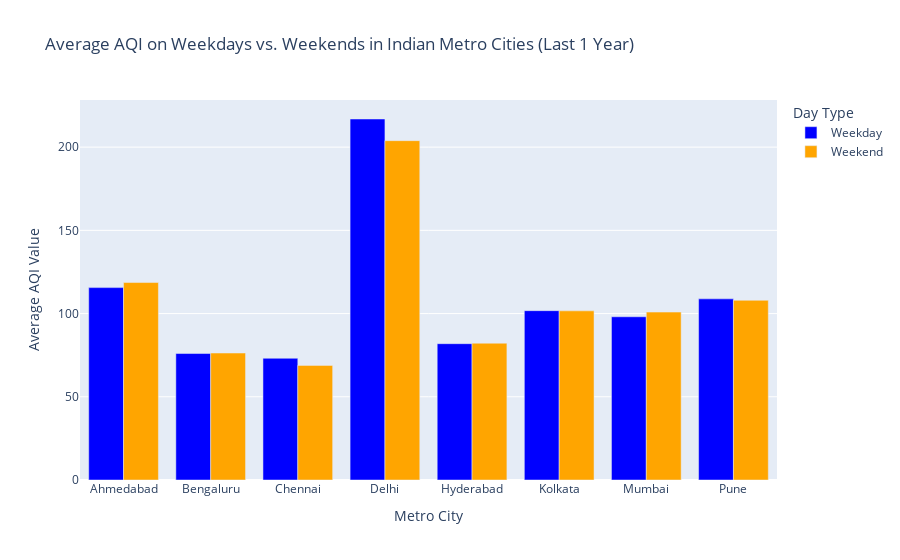
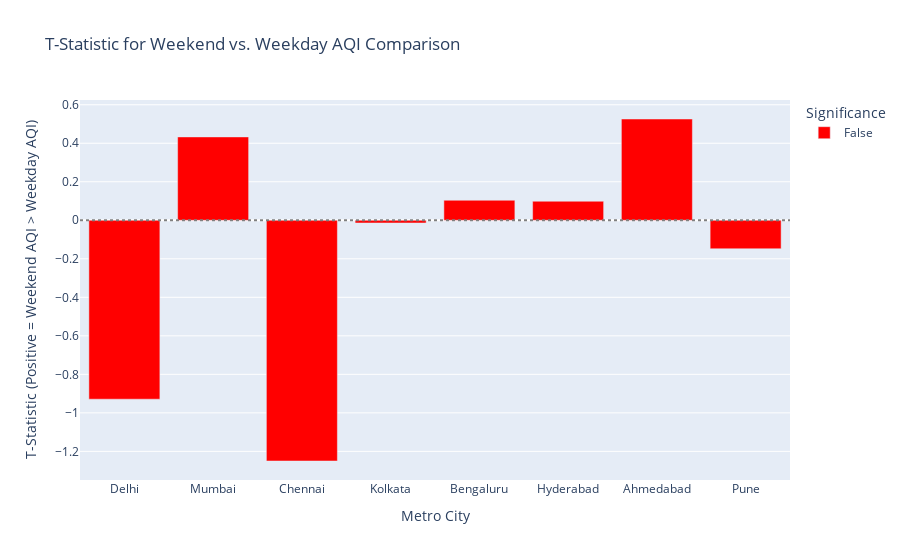
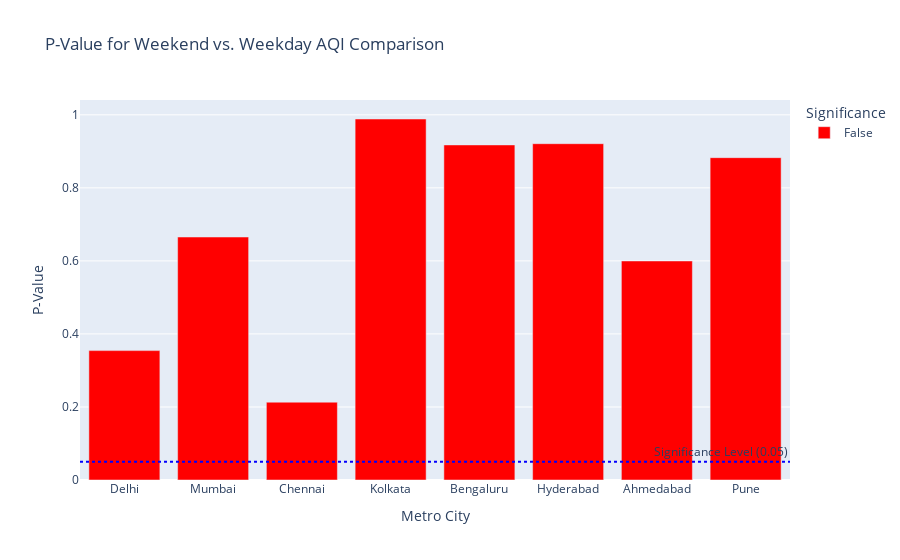

The notebook cell these images were saved under, in order:
### Code cell
import pandas as pd
from scipy import stats
import os
import plotly.express as px
import plotly.io as pio

pio.renderers.default = "plotly_mimetype"

# --- Configuration (from your existing code) ---
csv_file_path = r"D:\Career\Projects\Data Analyst\AirPure Innovations\data\processed\csv\aqi_clean.csv"
output_dir = r"D:\Career\Projects\Data Analyst\AirPure Innovations\data\processed\csv"
metro_cities = [
    "Delhi", "Mumbai", "Chennai", "Kolkata",
    "Bengaluru", "Hyderabad", "Ahmedabad", "Pune"
]

# --- Data Loading and Initial Cleaning (from your existing code) ---
aqi_df = pd.DataFrame() # Initialize to avoid NameError
if not os.path.exists(csv_file_path):
    print(f"Error: CSV file not found at {csv_file_path}")
    print("Please ensure the file path is correct and the file exists.")
else:
    try:
        aqi_df = pd.read_csv(csv_file_path, encoding='latin1')
        aqi_df.columns = aqi_df.columns.str.strip().str.lower()
        if 'aqi_value' in aqi_df.columns:
            aqi_df = aqi_df.rename(columns={'aqi_value': 'aqi'})
        required_cols = {'date', 'area', 'aqi'}
        missing_cols = required_cols - set(aqi_df.columns)
        if missing_cols:
            raise ValueError(f"The input data must contain these columns: {missing_cols}")
        aqi_df['date'] = pd.to_datetime(aqi_df['date'], errors='coerce')
        aqi_df = aqi_df.dropna(subset=['date'])
        aqi_df['aqi'] = pd.to_numeric(aqi_df['aqi'], errors='coerce')
        aqi_df = aqi_df.dropna(subset=['aqi'])
    except Exception as e:
        print(f"An error occurred during data loading or initial processing: {e}")

# --- Data Filtering and Transformation (from your existing code) ---
if not aqi_df.empty:
    today = pd.Timestamp.now().normalize()
    one_year_ago = today - pd.DateOffset(years=1)
    recent_data = aqi_df[aqi_df['date'] >= one_year_ago].copy()
    metro_df = recent_data[recent_data['area'].isin(metro_cities)].copy()
    metro_df['day_of_week'] = metro_df['date'].dt.dayofweek
    metro_df['is_weekend'] = metro_df['day_of_week'].apply(lambda x: 1 if x >= 5 else 0)
    metro_df['day_type'] = metro_df['is_weekend'].map({1: 'Weekend', 0: 'Weekday'})

    # --- Calculate Average AQI for Weekday vs Weekend ---
    avg_aqi_df = metro_df.groupby(['area', 'day_type'])['aqi'].mean().reset_index()
    avg_aqi_df.rename(columns={'aqi': 'average_aqi'}, inplace=True)

    # --- Visualization: Average AQI Bar Chart ---
    fig_avg_aqi = px.bar(
        avg_aqi_df,
        x='area',
        y='average_aqi',
        color='day_type',
        barmode='group',
        title='Average AQI on Weekdays vs. Weekends in Indian Metro Cities (Last 1 Year)',
        labels={
            'area': 'Metro City',
            'average_aqi': 'Average AQI Value',
            'day_type': 'Day Type'
        },
        color_discrete_map={'Weekday': 'blue', 'Weekend': 'orange'},
        hover_data={'average_aqi': ':.2f'}
    )

    fig_avg_aqi.update_layout(
        xaxis_title="Metro City",
        yaxis_title="Average AQI Value",
        legend_title_text='Day Type',
        hovermode="x unified"
    )
    fig_avg_aqi.show()

    # --- Perform T-test for each city (from your existing code) ---
    significance_results = []
    for city in metro_cities:
        weekend_aqi = metro_df[(metro_df['area'] == city) & (metro_df['is_weekend'] == 1)]['aqi']
        weekday_aqi = metro_df[(metro_df['area'] == city) & (metro_df['is_weekend'] == 0)]['aqi']
        if len(weekend_aqi) > 1 and len(weekday_aqi) > 1:
            t_stat, p_value = stats.ttest_ind(weekend_aqi, weekday_aqi, equal_var=False)
            significance_results.append({
                'area': city,
                't_statistic': round(t_stat, 3),
                'p_value': round(p_value, 4),
                'is_significant': p_value < 0.05
            })
        else:
            significance_results.append({
                'area': city,
                't_statistic': None,
                'p_value': None,
                'is_significant': False
            })
    significance_df = pd.DataFrame(significance_results)

    # --- Visualization: T-Statistic and Significance ---
    significance_df['is_significant_str'] = significance_df['is_significant'].astype(str)

    fig_t_stat = px.bar(
        significance_df,
        x='area',
        y='t_statistic',
        color='is_significant_str',
        color_discrete_map={'True': 'green', 'False': 'red'},
        title='T-Statistic for Weekend vs. Weekday AQI Comparison',
        labels={
            'area': 'Metro City',
            't_statistic': 'T-Statistic',
            'is_significant_str': 'Statistically Significant (p < 0.05)'
        },
        hover_data=['p_value']
    )
    fig_t_stat.add_hline(y=0, line_dash="dot", line_color="gray")
    fig_t_stat.update_layout(
        xaxis_title="Metro City",
        yaxis_title="T-Statistic (Positive = Weekend AQI > Weekday AQI)",
        bargap=0.2,
        showlegend=True,
        legend_title_text='Significance'
    )
    fig_t_stat.show()

    # --- Visualization: P-Value and Significance ---
    fig_p_value = px.bar(
        significance_df,
        x='area',
        y='p_value',
        color='is_significant_str',
        color_discrete_map={'True': 'green', 'False': 'red'},
        title='P-Value for Weekend vs. Weekday AQI Comparison',
        labels={
            'area': 'Metro City',
            'p_value': 'P-Value',
            'is_significant_str': 'Statistically Significant (p < 0.05)'
        },
        hover_data=['t_statistic']
    )
    fig_p_value.add_hline(y=0.05, line_dash="dot", line_color="blue", annotation_text="Significance Level (0.05)", annotation_position="top right")
    fig_p_value.update_layout(
        xaxis_title="Metro City",
        yaxis_title="P-Value",
        bargap=0.2,
        showlegend=True,
        legend_title_text='Significance'
    )
    fig_p_value.show()

else:
    print("No data processed due to errors or empty input DataFrame.")

### Figure 1 — Plotly figure (JSON) as saved in the notebook; plotly's stock layout.template omitted (floating-point values rounded to 4 significant figures)
{"data": [{"alignmentgroup": "True", "hovertemplate": "Day Type=Weekday<br>Metro City=%{x}<br>Average AQI Value=%{y:.2f}<extra></extra>", "legendgroup": "Weekday", "marker": {"color": "blue", "pattern": {"shape": ""}}, "name": "Weekday", "offsetgroup": "Weekday", "orientation": "v", "showlegend": true, "textposition": "auto", "type": "bar", "x": ["Ahmedabad", "Bengaluru", "Chennai", "Delhi", "Hyderabad", "Kolkata", "Mumbai", "Pune"], "xaxis": "x", "y": [115.6, 75.99, 73.14, 216.9, 81.91, 101.7, 98.08, 108.8], "yaxis": "y"}, {"alignmentgroup": "True", "hovertemplate": "Day Type=Weekend<br>Metro City=%{x}<br>Average AQI Value=%{y:.2f}<extra></extra>", "legendgroup": "Weekend", "marker": {"color": "orange", "pattern": {"shape": ""}}, "name": "Weekend", "offsetgroup": "Weekend", "orientation": "v", "showlegend": true, "textposition": "auto", "type": "bar", "x": ["Ahmedabad", "Bengaluru", "Chennai", "Delhi", "Hyderabad", "Kolkata", "Mumbai", "Pune"], "xaxis": "x", "y": [118.6, 76.29, 68.87, 203.9, 82.2, 101.6, 100.9, 108.0], "yaxis": "y"}], "layout": {"barmode": "group", "hovermode": "x unified", "legend": {"title": {"text": "Day Type"}, "tracegroupgap": 0}, "title": {"text": "Average AQI on Weekdays vs. Weekends in Indian Metro Cities (Last 1 Year)"}, "xaxis": {"anchor": "y", "domain": [0, 1], "title": {"text": "Metro City"}}, "yaxis": {"anchor": "x", "domain": [0, 1], "title": {"text": "Average AQI Value"}}}}

### Figure 2 — Plotly figure (JSON) as saved in the notebook; plotly's stock layout.template omitted (floating-point values rounded to 4 significant figures)
{"data": [{"customdata": [[0.3543], [0.6654], [0.2131], [0.9886], [0.9176], [0.921], [0.5998], [0.8827]], "hovertemplate": "Statistically Significant (p < 0.05)=False<br>Metro City=%{x}<br>T-Statistic=%{y}<br>p_value=%{customdata[0]}<extra></extra>", "legendgroup": "False", "marker": {"color": "red", "pattern": {"shape": ""}}, "name": "False", "orientation": "v", "showlegend": true, "textposition": "auto", "type": "bar", "x": ["Delhi", "Mumbai", "Chennai", "Kolkata", "Bengaluru", "Hyderabad", "Ahmedabad", "Pune"], "xaxis": "x", "y": [-0.929, 0.433, -1.25, -0.014, 0.104, 0.099, 0.526, -0.148], "yaxis": "y"}], "layout": {"bargap": 0.2, "barmode": "relative", "legend": {"title": {"text": "Significance"}, "tracegroupgap": 0}, "shapes": [{"line": {"color": "gray", "dash": "dot"}, "type": "line", "x0": 0, "x1": 1, "xref": "x domain", "y0": 0, "y1": 0, "yref": "y"}], "showlegend": true, "title": {"text": "T-Statistic for Weekend vs. Weekday AQI Comparison"}, "xaxis": {"anchor": "y", "domain": [0, 1], "title": {"text": "Metro City"}}, "yaxis": {"anchor": "x", "domain": [0, 1], "title": {"text": "T-Statistic (Positive = Weekend AQI > Weekday AQI)"}}}}

### Figure 3 — Plotly figure (JSON) as saved in the notebook; plotly's stock layout.template omitted (floating-point values rounded to 4 significant figures)
{"data": [{"customdata": [[-0.929], [0.433], [-1.25], [-0.014], [0.104], [0.099], [0.526], [-0.148]], "hovertemplate": "Statistically Significant (p < 0.05)=False<br>Metro City=%{x}<br>P-Value=%{y}<br>t_statistic=%{customdata[0]}<extra></extra>", "legendgroup": "False", "marker": {"color": "red", "pattern": {"shape": ""}}, "name": "False", "orientation": "v", "showlegend": true, "textposition": "auto", "type": "bar", "x": ["Delhi", "Mumbai", "Chennai", "Kolkata", "Bengaluru", "Hyderabad", "Ahmedabad", "Pune"], "xaxis": "x", "y": [0.3543, 0.6654, 0.2131, 0.9886, 0.9176, 0.921, 0.5998, 0.8827], "yaxis": "y"}], "layout": {"annotations": [{"showarrow": false, "text": "Significance Level (0.05)", "x": 1, "xanchor": "right", "xref": "x domain", "y": 0.05, "yanchor": "bottom", "yref": "y"}], "bargap": 0.2, "barmode": "relative", "legend": {"title": {"text": "Significance"}, "tracegroupgap": 0}, "shapes": [{"line": {"color": "blue", "dash": "dot"}, "type": "line", "x0": 0, "x1": 1, "xref": "x domain", "y0": 0.05, "y1": 0.05, "yref": "y"}], "showlegend": true, "title": {"text": "P-Value for Weekend vs. Weekday AQI Comparison"}, "xaxis": {"anchor": "y", "domain": [0, 1], "title": {"text": "Metro City"}}, "yaxis": {"anchor": "x", "domain": [0, 1], "title": {"text": "P-Value"}}}}
